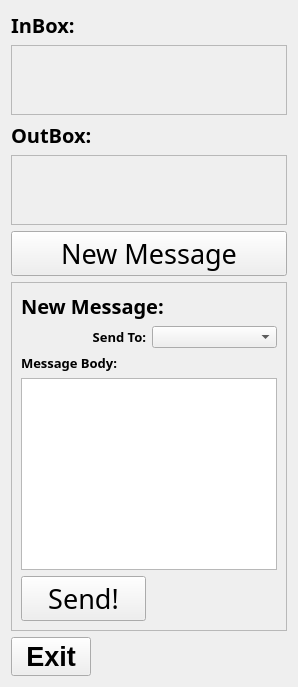
          <widget class="QWidget" name="page_12">
           <layout class="QVBoxLayout" name="verticalLayout_13">
            <item>
             <widget class="QLabel" name="label_92">
              <property name="font">
               <font>
                <family>MV Boli</family>
                <pointsize>15</pointsize>
                <weight>75</weight>
                <bold>true</bold>
               </font>
              </property>
              <property name="text">
               <string>InBox:</string>
              </property>
             </widget>
            </item>
            <item>
             <widget class="QScrollArea" name="doctorMessageInbox">
              <property name="widgetResizable">
               <bool>true</bool>
              </property>
              <widget class="QWidget" name="scrollAreaWidgetContents_7">
               <property name="geometry">
                <rect>
                 <x>0</x>
                 <y>0</y>
                 <width>1287</width>
                 <height>68</height>
                </rect>
               </property>
              </widget>
             </widget>
            </item>
            <item>
             <widget class="QLabel" name="label_93">
              <property name="font">
               <font>
                <family>MV Boli</family>
                <pointsize>15</pointsize>
                <weight>75</weight>
                <bold>true</bold>
               </font>
              </property>
              <property name="text">
               <string>OutBox:</string>
              </property>
             </widget>
            </item>
            <item>
             <widget class="QScrollArea" name="doctorMessageOutbox">
              <property name="widgetResizable">
               <bool>true</bool>
              </property>
              <widget class="QWidget" name="scrollAreaWidgetContents_8">
               <property name="geometry">
                <rect>
                 <x>0</x>
                 <y>0</y>
                 <width>1287</width>
                 <height>68</height>
                </rect>
               </property>
              </widget>
             </widget>
            </item>
            <item>
             <widget class="QPushButton" name="doctorMessageNewButton">
              <property name="font">
               <font>
                <family>Impact</family>
                <pointsize>20</pointsize>
               </font>
              </property>
              <property name="text">
               <string>New Message</string>
              </property>
             </widget>
            </item>
            <item>
             <widget class="QFrame" name="doctorMessageNewFrame">
              <property name="frameShape">
               <enum>QFrame::StyledPanel</enum>
              </property>
              <property name="frameShadow">
               <enum>QFrame::Raised</enum>
              </property>
              <layout class="QGridLayout" name="gridLayout_14">
               <item row="2" column="0" colspan="2">
                <widget class="QLabel" name="label_96">
                 <property name="font">
                  <font>
                   <family>MV Boli</family>
                   <pointsize>10</pointsize>
                   <weight>75</weight>
                   <bold>true</bold>
                  </font>
                 </property>
                 <property name="text">
                  <string>Message Body:</string>
                 </property>
                </widget>
               </item>
               <item row="0" column="0" colspan="2">
                <widget class="QLabel" name="label_94">
                 <property name="font">
                  <font>
                   <family>MV Boli</family>
                   <pointsize>15</pointsize>
                   <weight>75</weight>
                   <bold>true</bold>
                  </font>
                 </property>
                 <property name="text">
                  <string>New Message:</string>
                 </property>
                </widget>
               </item>
               <item row="1" column="0">
                <widget class="QLabel" name="label_95">
                 <property name="font">
                  <font>
                   <family>MV Boli</family>
                   <pointsize>10</pointsize>
                   <weight>75</weight>
                   <bold>true</bold>
                  </font>
                 </property>
                 <property name="text">
                  <string>Send To:</string>
                 </property>
                 <property name="alignment">
                  <set>Qt::AlignRight|Qt::AlignTrailing|Qt::AlignVCenter</set>
                 </property>
                </widget>
               </item>
               <item row="1" column="1">
                <widget class="QComboBox" name="doctorMessageSendTo"/>
               </item>
               <item row="3" column="0" colspan="2">
                <widget class="QTextEdit" name="doctorMessageBody"/>
               </item>
               <item row="4" column="0">
                <widget class="QPushButton" name="doctorMessageSend">
                 <property name="font">
                  <font>
                   <family>Impact</family>
                   <pointsize>20</pointsize>
                  </font>
                 </property>
                 <property name="text">
                  <string>Send!</string>
                 </property>
                </widget>
               </item>
              </layout>
             </widget>
            </item>
            <item>
             <layout class="QHBoxLayout" name="horizontalLayout_13">
              <item>
               <widget class="QPushButton" name="doctorMessageExit">
                <property name="font">
                 <font>
                  <pointsize>20</pointsize>
                  <weight>75</weight>
                  <bold>true</bold>
                 </font>
                </property>
                <property name="text">
                 <string>Exit</string>
                </property>
               </widget>
              </item>
              <item>
               <spacer name="horizontalSpacer_9">
                <property name="orientation">
                 <enum>Qt::Horizontal</enum>
                </property>
                <property name="sizeHint" stdset="0">
                 <size>
                  <width>40</width>
                  <height>3</height>
                 </size>
                </property>
               </spacer>
              </item>
             </layout>
            </item>
           </layout>
          </widget>
